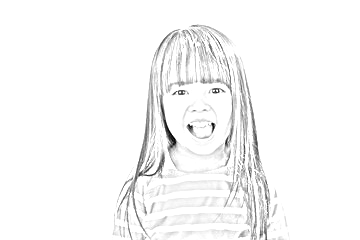
#> input picture converted/sketch.png, 360 x 240 px, given in place of dog.jpg, which was not available
$ python main.py
#> lines starting #> are read from the running program, lines starting #| are printed output that depends on the picture; pictures that were not available may be replaced by others from this repository, and a replacement may not be noted
import cv2

inputPath = 'static/dog.jpg'

originalImage = cv2.imread(inputPath)
#> originalImage is the input picture: shape (240, 360, 3); min 0, max 255, mean 247.7

# ------------Convert image to Grayscale --------------
grayscaleImage = cv2.cvtColor(originalImage, cv2.COLOR_BGR2GRAY)


outputPath = 'converted/grayScale.png'
cv2.imwrite(outputPath, grayscaleImage)

cv2.imshow('Grayscale Image', grayscaleImage)
cv2.waitKey(0)


print('Converted Grayscale image saved to disk : ' + outputPath)
 # ----------------- Convert image to Sketch Image ---------------

# Invert the grayscale image

invertimg = 255-grayscaleImage
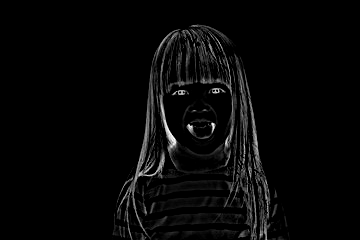
#> invertimg: shape (240, 360); min 0, max 255, mean 7.3

# Apply Gaussian blur
blur = cv2.GaussianBlur(invertimg, (21, 21), 0)
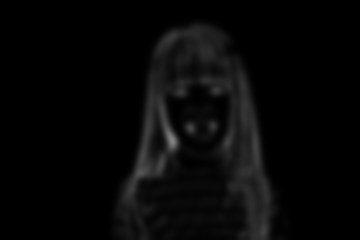
#> blur: shape (240, 360); min 0, max 131, mean 7.3

# Blend the grayscale image and the blurred image using the color dodge blend mode
sketchimg = cv2.divide(grayscaleImage, 255-blur, scale=256)
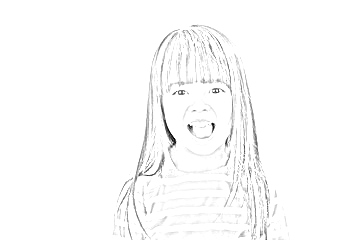
#> sketchimg: shape (240, 360); min 0, max 255, mean 251.1


# Save the sketch image to disk

outputPath = 'converted/sketch.png'

# Display the converted image
cv2.imwrite(outputPath, sketchimg)
cv2.waitKey(0)

# Display a message indicating that the image has been saved
cv2.imshow('sketch', sketchimg)
cv2.waitKey(0)
print('Converted sketchimg and saved to disk'+ outputPath)
